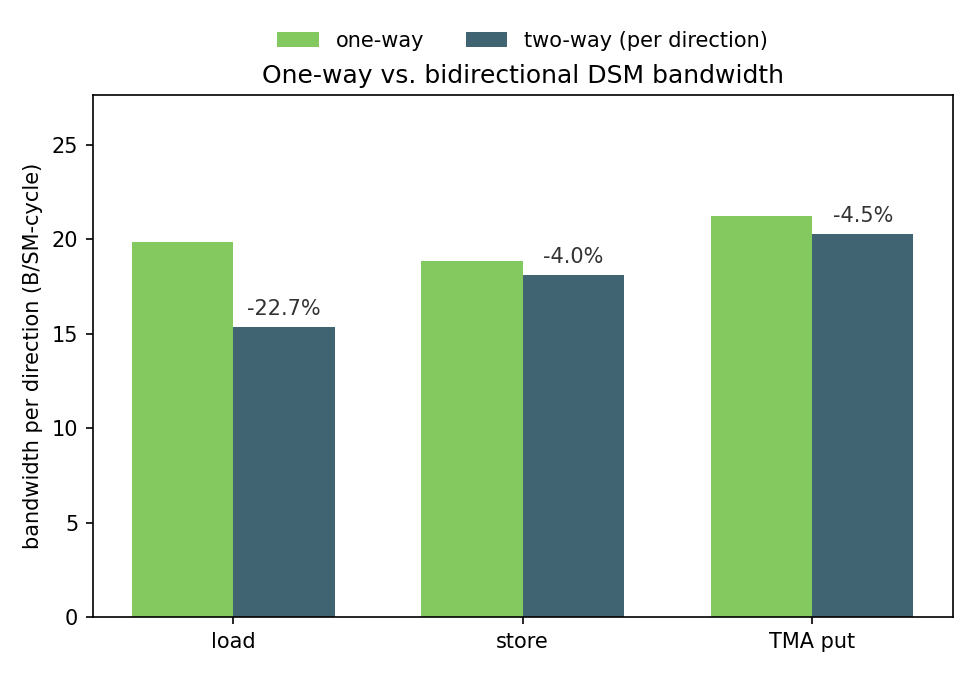

The Python source for this figure:
"""Figure: one-way versus bidirectional bandwidth per direction.

Grouped bar chart for load / store / TMA put, comparing fitted one-way
bandwidth (1/beta) against the per-direction bandwidth measured when both
SMs are active simultaneously. Aggregate two-way bandwidth is intentionally
not plotted, since it would hide the per-direction loss being discussed.
"""
import matplotlib.pyplot as plt
import numpy as np

labels = ["load", "store", "TMA put"]
one_way = np.array([19.873848, 18.868462, 21.251327])
two_way = np.array([15.371572, 18.118428, 20.294810])
loss_pct = (one_way - two_way) / one_way * 100

x = np.arange(len(labels))
width = 0.35

fig, ax = plt.subplots(figsize=(6.5, 4.5))
bars1 = ax.bar(x - width / 2, one_way, width, label="one-way", color="#84c960")
bars2 = ax.bar(x + width / 2, two_way, width, label="two-way (per direction)", color="#416473")

ax.set_ylabel("bandwidth per direction (B/SM-cycle)")
ax.set_title("One-way vs. bidirectional DSM bandwidth")
ax.set_xticks(x)
ax.set_xticklabels(labels)
ax.legend(loc="upper center", bbox_to_anchor=(0.5, 1.16), ncol=2, frameon=False)
ax.set_ylim(0, max(one_way) * 1.3)

for xi, tw, loss in zip(x, two_way, loss_pct):
    ax.annotate(
        f"-{loss:.1f}%",
        xy=(xi + width / 2, tw + 0.4),
        ha="center", va="bottom", fontsize=10, color="#333333",
    )

fig.tight_layout()
fig.savefig("/home/zhengrong/front-cover/static/img/gpu_dsm_bw/fig2_duplex_loss.png", dpi=150)
print(loss_pct)
